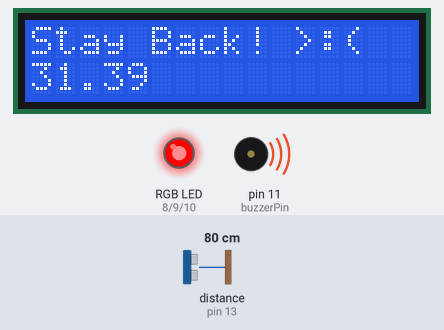
The sketch below on a simulated Arduino Uno, built with avr-gcc and run on an emulated ATmega328P. On the bench: 16×2 character LCD, an RGB LED mixed from three pins (HIGH = lit), buzzer (waves = sounding). Wiring (inferred from the names in the program): ultrasonic range finder: trigger pin 12; echo pin 13. The test bench sets the inputs (shaded band); at power-on: distance to the obstacle (sensor on pin 13) 80 cm. The echo pulse lasts 58.3 µs per cm; pins used as bus, display or sensor lines are not drawn; what the sketch prints to the serial monitor is not drawn.

Above: at 1.2 s.
1.3 s: distance to the obstacle (sensor on pin 13) set to 120 cm
At 4.8 s:
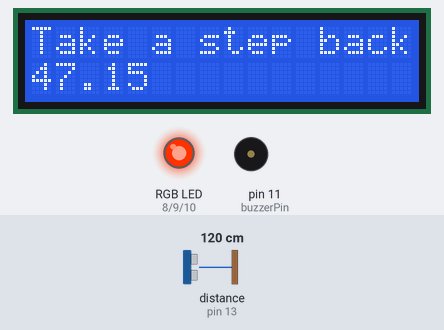
6.4 s: distance to the obstacle (sensor on pin 13) set to 133 cm
At 8.0 s:
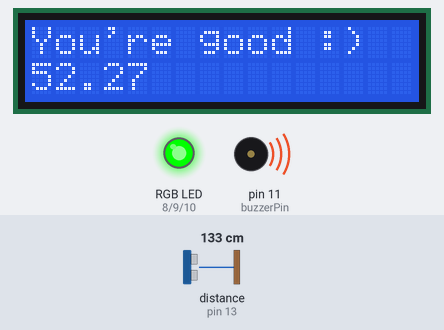
11.5 s: distance to the obstacle (sensor on pin 13) set to 2 cm
At 15.2 s:
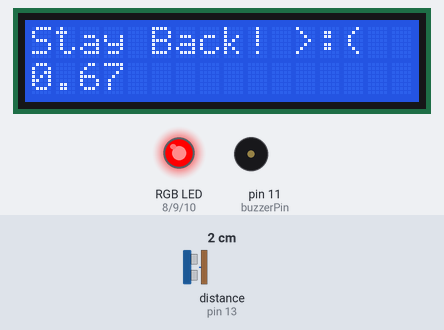
16.6 s: distance to the obstacle (sensor on pin 13) set to 120 cm
At 18.4 s:
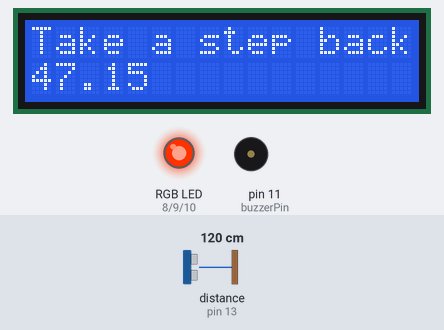
Timing chart, 0 to 19.9 s (numbered marks = the images above; inputs shaded):
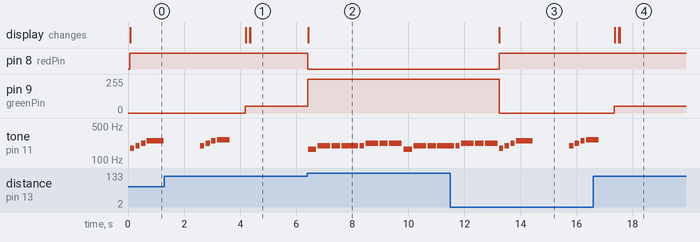

The sketch:

SIK_Circuit_Project_PSI.ino
```cpp
#include <LiquidCrystal.h>

LiquidCrystal lcd(7,6,5,4,3,2); // LCD Pins

const int trigPin = 12;        //connects to the trigger pin on the distance sensor
const int echoPin = 13;          //connects to the echo pin on the distance sensor

const int redPin = 8;          //pin to control the red LED inside the RGB LED
const int greenPin = 9;          //pin to control the green LED inside the RGB LED
const int bluePin = 10;           //pin to control the blue LED inside the RGB LED

const int buzzerPin = 11;

float distance = 0;               //stores the distance measured by the distance sensor

void setup()
{
  Serial.begin (9600);        //set up a serial connection with the computer

  pinMode(trigPin, OUTPUT);   //the trigger pin outputs pulses of electricity
  pinMode(echoPin, INPUT);    //the echo pin will measure the duration of pulses coming back from the distance sensor

  //set the RGB LED pins to output
  pinMode(redPin, OUTPUT);
  pinMode(greenPin, OUTPUT);
  pinMode(bluePin, OUTPUT);

  pinMode(buzzerPin, OUTPUT);   //set the buzzer pin to output

  lcd.begin(16, 2);                 //tell the lcd library that we are using a display that is 16 characters wide and 2 characters high
  lcd.clear();

}
void loop() {
  distance = getDistance();   //variable to store the distance measured by the sensor

  Serial.print(distance);     //print the distance that was measured
  Serial.println(" in");      //print units after the distance

  if (distance <= 35) {                       //if the object is close

    //make the RGB LED red
    analogWrite(redPin, 255);
    analogWrite(greenPin, 0);
    analogWrite(bluePin, 0);
    lcd.clear();
    lcd.setCursor(0, 0);            //set the cursor to the 0,0 position (top left corner)
    lcd.print("Stay Back! >:(");
    lcd.setCursor(0, 1);
    lcd.print(distance);
    play('f',1);
    play('g',1);
    play('a',1);
    play('b',4);
    play(' ',8);
    play('g',1);
    play('a',1);
    play('b',1);
    play('C',3);
    play(' ',3);

  } else if (35 < distance && distance < 50) { //if the person is a medium distance

    //make the RGB LED yellow
    analogWrite(redPin, 255);
    analogWrite(greenPin, 50);
    analogWrite(bluePin, 0);

    lcd.clear(); // clear LCD screen
    lcd.setCursor(0, 0);
    lcd.print("Take a step back :|");
    lcd.setCursor(0, 1);
    lcd.print(distance);
    Serial.print(distance);
    Serial.println(" in");
  } else {   //Far Away

    //make the RGB LED green
    analogWrite(redPin, 0);
    analogWrite(greenPin, 255);
    analogWrite(bluePin, 0);
    lcd.clear();
    lcd.setCursor(0, 0);
    lcd.print("You're good :)");
    lcd.setCursor(0, 1);
    lcd.print(distance);
  //SEPERATE FUNCTION??
  play('e',2); //I
  play('g',3); //heard
  play('g',2); //there
  play('g',4); //was
  play('g',1); //a
  play('a',3); //se
  play('a',2); //cret
  play('a',3); //chord
  }
}

//------------------FUNCTIONS-------------------------------

//RETURNS THE DISTANCE MEASURED BY THE HC-SR04 DISTANCE SENSOR
float getDistance()
{
  float echoTime;                   //variable to store the time it takes for a ping to bounce off an object
  float calculatedDistance;         //variable to store the distance calculated from the echo time

  //send out an ultrasonic pulse that's 10ms long
  digitalWrite(trigPin, HIGH);
 // delayMicroseconds(10);
  digitalWrite(trigPin, LOW);

  echoTime = pulseIn(echoPin, HIGH);      //use the pulsein command to see how long it takes for the
                                          //pulse to bounce back to the sensor

  calculatedDistance = echoTime / 148.0;  //calculate the distance of the object that reflected the pulse (half the bounce time multiplied by the speed of sound)

  return calculatedDistance;              //send back the distance that was calculated
}

void play(char note, int beats)
{
  int bpm = 143;
  int numNotes =7; //number of notes
  char notes[] = { 'e', 'f', 'g', 'a', 'b', 'C',  ' '};

  int frequencies[] = { 165, 175, 196, 220, 247, 262, 0};
  int currentFrequency = 0;
  int beatLength =150;
  for (int i = 0; i < numNotes; i++)
  {
    if (notes[i] == note)
    {
      currentFrequency = frequencies[i];
    }
  }


  tone(buzzerPin, currentFrequency, beats * beatLength);
  delay(beats * beatLength);  //wait for the length of the tone so that it has time to play
  delay(50);                  //a little delay between the notes makes the song sound more natural
}
```

Measured:
- the behaviour switches between 127 and 128 cm on distance to the obstacle (sensor on pin 13) (found by bisection; images 1 and 2)
- after the input at 1.3 s, pin 9 (greenPin): 0/255 → 50/255 after 2.9 s; tone on pin 11 (buzzerPin): goes on until 3.6 s, then stays silent; the display: changes after 2.9 s (image 1)
- after the input at 6.4 s, pin 8 (redPin): HIGH → LOW at once; pin 9 (greenPin): 50/255 → 255/255 at once; tone on pin 11 (buzzerPin): plays 165 Hz for 0.30 s, 196 Hz for 0.45 s, 196 Hz for 0.30 s, 196 Hz for 0.60 s, 196 Hz for 0.15 s, 220 Hz for 0.45 s … (12 notes in this stretch), starting at once; the display: changes at once (image 2)
- after the input at 11.5 s, pin 8 (redPin): LOW → HIGH after 1.7 s; pin 9 (greenPin): 255/255 → 0/255 after 1.7 s; the display: changes after 1.7 s (image 3)
- after the input at 16.6 s, pin 9 (greenPin): 0/255 → 50/255 after 0.75 s; tone on pin 11 (buzzerPin): goes on until 16.8 s, then stays silent; the display: changes after 0.76 s (image 4)
- by itself, tone on pin 11 (buzzerPin): plays 175 Hz for 0.15 s, 196 Hz for 0.15 s, 220 Hz for 0.15 s, 247 Hz for 0.60 s
